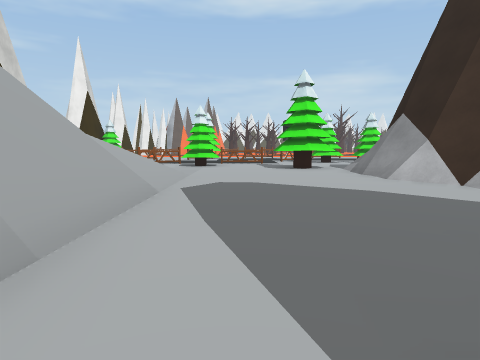
view 1 (above)

16 first-person views from a walk through a 3-D level made in the Unity game engine. The camera is 1.4 m above the floor, tilts 6° down and sees 75° across. The floor is counted in squares, 2 m on a side. Each view is taken from the middle of a square. On the plan, view 1 faces up. The plan holds only what a view shows up to about 10 squares ahead; the rest is blank. The place goes on beyond the plan. The player is left out. Some surface patterns are stand-ins.

view 2
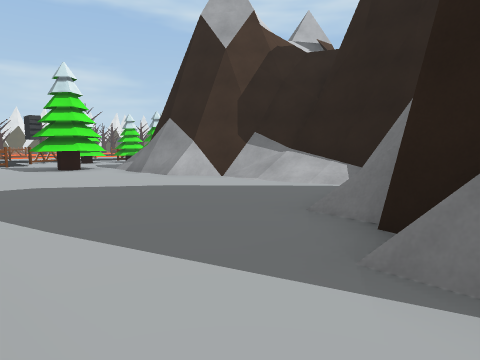

view 3
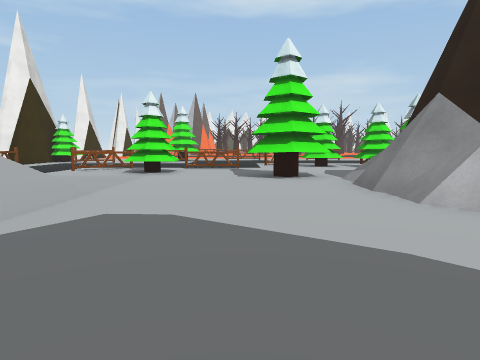

view 4
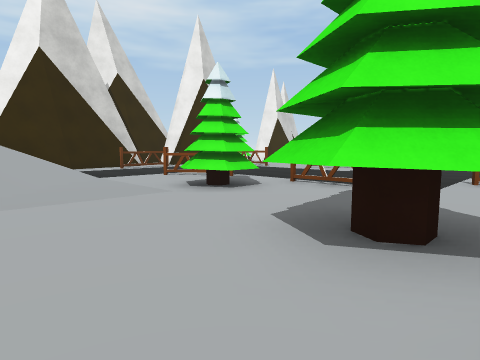

view 5
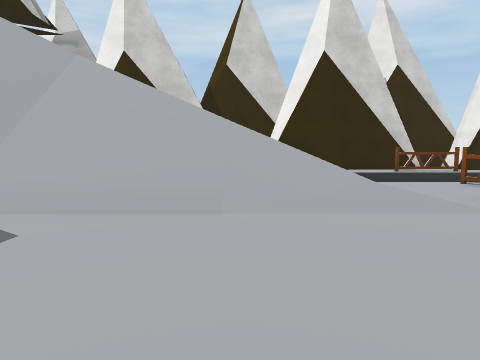

view 6
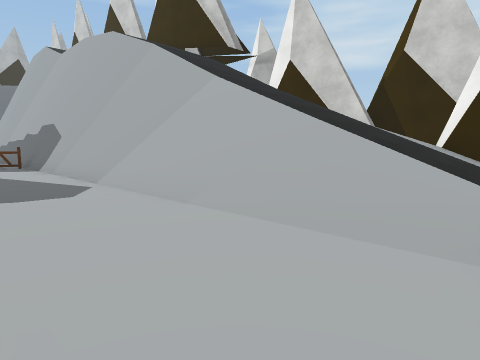

view 7
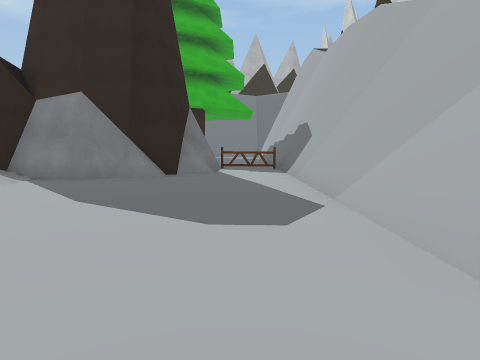

view 8
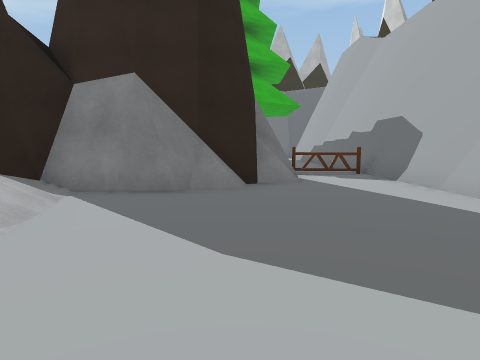

view 9
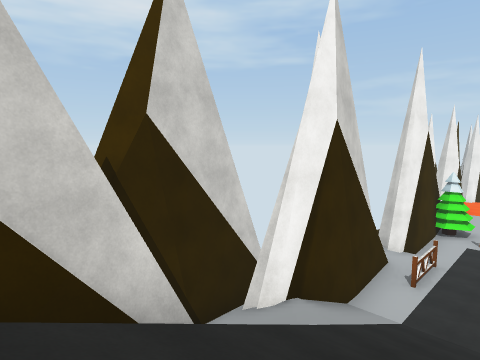

view 10
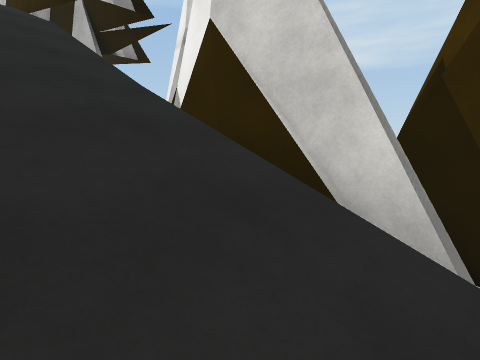

view 11
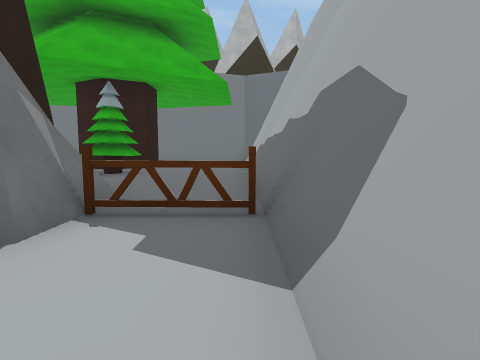

view 12
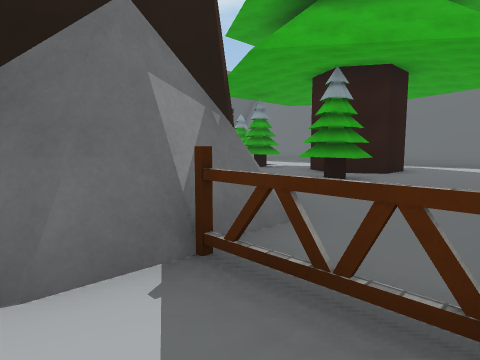

view 13
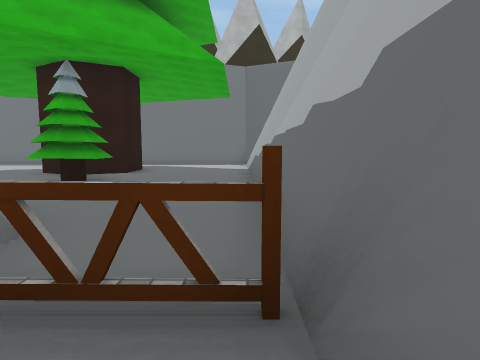

view 14
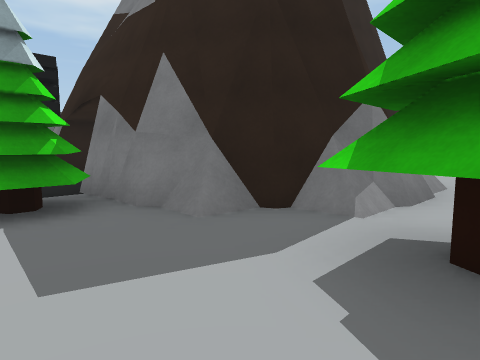

view 15
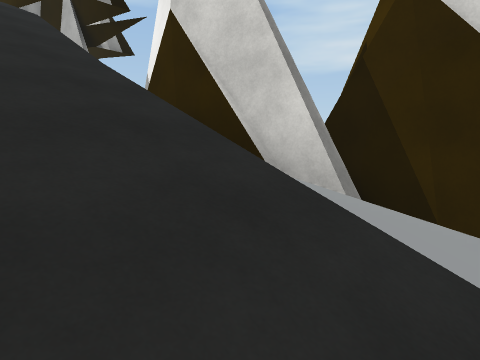

view 16
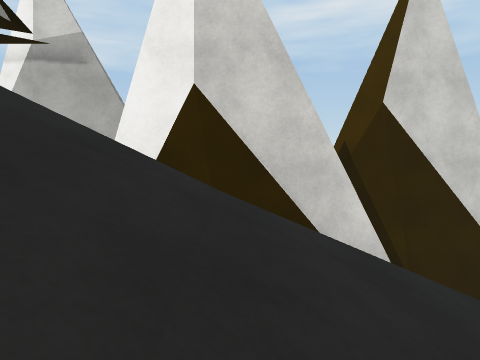

### Floor plan
Key: @ floor where view 1 was taken; # wall or solid block; . main floor; : floor 8.75 m higher than the main floor; / step, stairs or slope; = window, fence, low wall or low ledge; ^ raised ledge; v drop or lower ground.
Columns run from 10 left of view 1 to 10 right of it. Each row starts with its distance up from view 1.
 13   ##...#..# ....^
 12   #...#..#......#..
 11   #.........##..##. #
 10 ###////.....##.##   #
  9 #.#/////......##
  8 #////////.....#
  7 ##///////.....#
  6  ##//////.....##
  5   #//////...../##
  4   #v//#//.....//#
  3 v vv//v#/....../#
  2 #v##//v##....####
  1 #=##/ v #...####
  0 v:##/ v #.@##
 -1 vv##  v #####
 -2 ####  v #..##
 -3   ##  v #...#
 -4         #....
 -5         #....
 -6       v #...##
 -7       v #...#...
 -8       v #....#..
 -9       v #....##.
-10       v #....#
-11            ..

Positions as (right, up) in squares from view 1, and headings:
1: (0, 0), facing up
2: (-1, 0), facing up-right
3: (1, 3), facing up
4: (3, 8), facing up-left
5: (2, 8), facing left
6: (1, 11), facing down-left
7: (0, 9), facing down
8: (2, 7), facing down
9: (-5, 5), facing up-left
10: (-5, 8), facing down-left
11: (-1, 2), facing down
12: (-1, 0), facing down-right
13: (-1, 0), facing down
14: (2, 13), facing down-right
15: (-5, 9), facing down-left
16: (-4, 5), facing left
